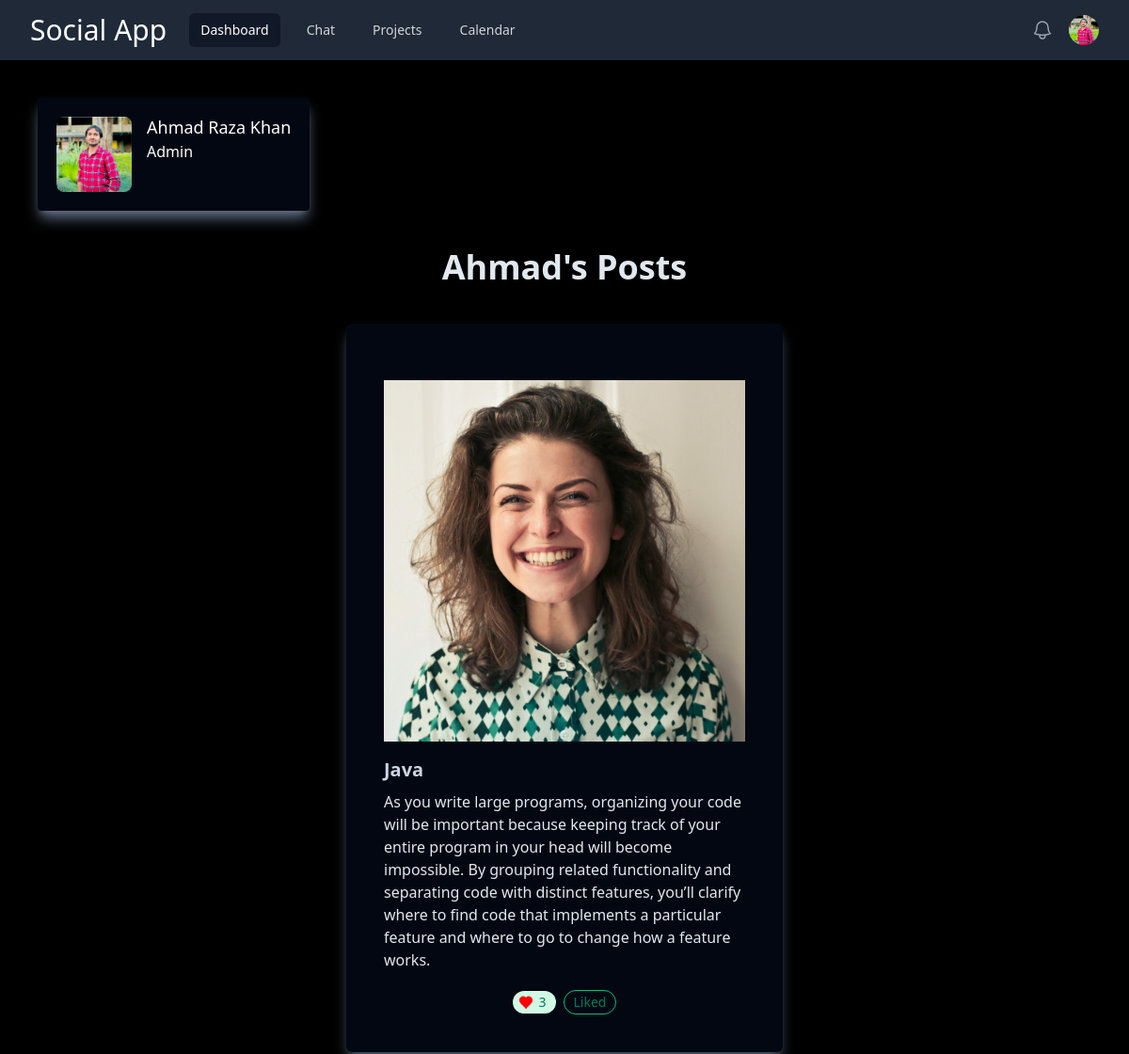
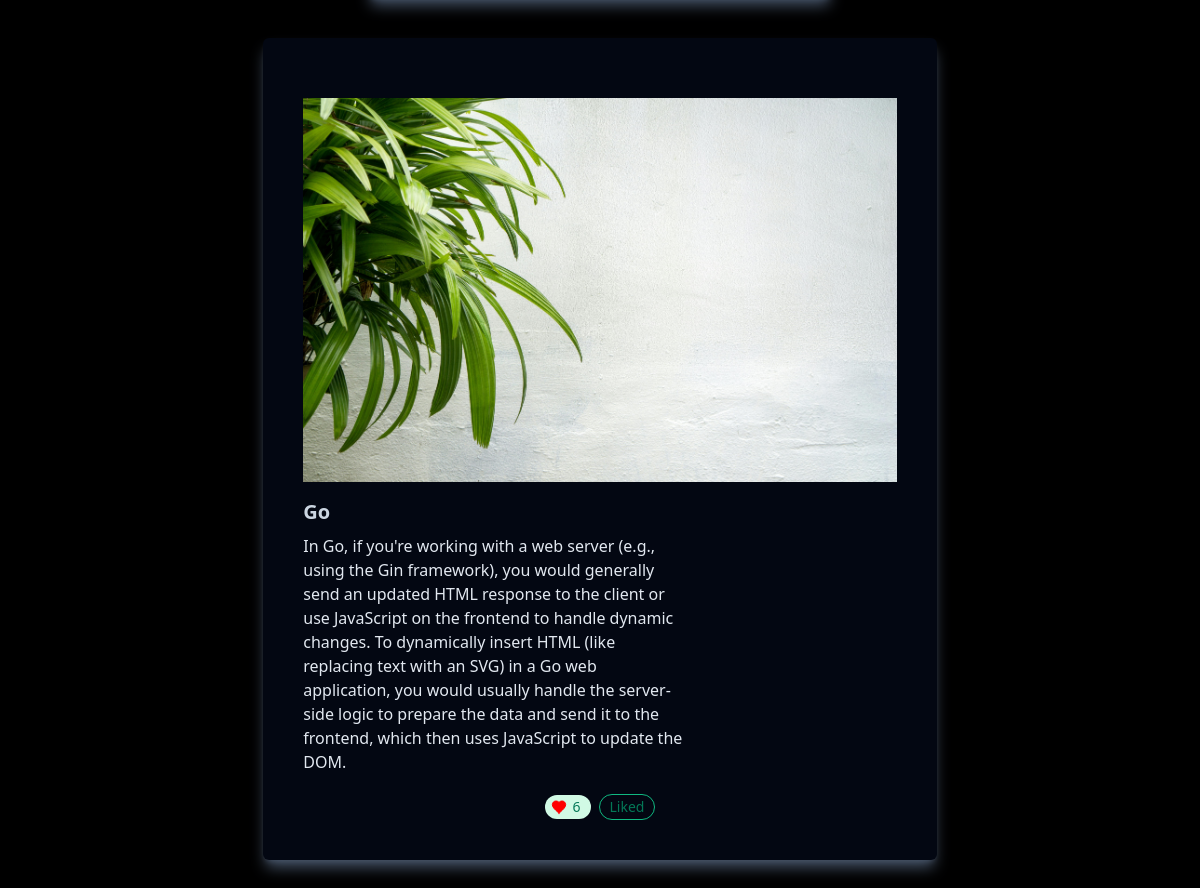
/get_posts/ahmad/ (signed in), run on the app's committed database (2 pictures, top to bottom).
### core/models.py (models this page shows, shortened)
class Profile(models.Model):
    user = models.OneToOneField(User, on_delete=models.CASCADE)
    profile_image = models.ImageField(upload_to='profile_images/', blank=True, null=True)
    bio = models.TextField(blank=True, null=True)
    dob = models.DateField(blank=True, null=True)

### application/models.py (models this page shows, shortened)
class Post(models.Model):
    user = models.ForeignKey(User, on_delete=models.CASCADE, related_name='posts')
    title = models.CharField(max_length=50)
    content = models.CharField(max_length=5000)
    image = models.ImageField(upload_to='post_images/', blank=True, null=True)
    created_at = models.DateTimeField(auto_now_add=True)
    likes = models.ManyToManyField(User, related_name='liked_posts', blank=True)
    @property
    def total_likes(self):
        return self.likes.count()

### application/views.py (the view)
# urls.py: path('get_posts/<str:username>/', views.user_posts, name='user_posts'),
def user_posts(request, username):
    if request.user.is_authenticated:
        user = get_object_or_404(User, username=username)
        profile = get_object_or_404(Profile, user=user)
        posts = Post.objects.filter(user=user).order_by('-created_at')
        liked = Post.objects.filter(likes=request.user)
        return render(request, "app/user_posts.html", {"user": user, "posts": posts, "profile": profile, "liked": liked})
    else:
        messages.error(request, "You must be logged in to perform this action.")
        return redirect('login')

### application/context_processors.py (called while the page is built)
def navbar_data(request):
    if request.user.is_authenticated:
        data = Profile.objects.filter(user=request.user).first()
        return {'data': data}
    else:
        return {'data': None}

### templates/app/user_posts.html (shortened to what this page needs)
{% extends "base.html" %}
{% block content %}
{% if user.is_authenticated %}
<div class="flex items-start gap-4 bg-gray-950 rounded mx-10 my-10 shadow-lg shadow-slate-500 w-fit p-5">
    <img
      src="{{ profile.profile_image.url }}"
      alt=""
      class="size-20 rounded-lg object-cover"
    />
    <div>
      <h3 class="text-lg/tight font-medium text-white">{{ user.first_name }} {{ user.last_name }}</h3>
      <p class="mt-0.5 text-white">
        {{ profile.bio }}
      </p>
    </div>
  </div>
            <h3 class="text-center text-slate-200 text-4xl font-bold my-10">{{user.username|capfirst}}'s Posts</h3>
            {% for post in posts %}
            <div class="flex posts rounded-md justify-center items-center flex-col my-10 bg-gray-950 shadow shadow-slate-600 shadow-lg h-fit w-fit mx-auto p-10">
               <div class="w-fit h-fit mx-auto my-5">
                   <img
                     alt=""
                     src="{{ post.image.url }}"
                     class="h-64 w-full object-cover sm:h-80 lg:h-96"
                   />
                   <h3 class="mt-4 text-lg font-bold text-slate-300 sm:text-xl">{{post.title}} </h3>
                   <p class="mt-2 max-w-sm text-slate-200">
                     {{post.content}}
                   </p>
               </div>
           <div class="flex justify-center items-center gap-2 w-fit">
           <span
           class="inline-flex items-center justify-center rounded-full bg-emerald-100 px-2.5 py-0.5 text-emerald-700 dark:bg-emerald-700 dark:text-emerald-100"
           >
           <p class="liked whitespace-nowrap text-sm">{{ post.total_likes }}</p>
           </span>
           <span
           class="inline-flex cursor-pointer items-center justify-center rounded-full border border-emerald-500 px-2.5 py-0.5 text-emerald-700 dark:text-emerald-100"
           >
           <p data-value="{{ post.title }}" class="like-buttonOne whitespace-nowrap text-sm">{% if post in liked %}Liked {% else %} Like {% endif %}</p>
           </span>
           </div>
           </div>
               {% endfor %}
  {% else %}
<a href="{% url "login" %}">Login</a>
<a href="{% url "signup" %}">Signup</a>
{% endif %}
{% endblock content %}

### templates/navbar.html (shortened to what this page needs)
<nav class="bg-gray-800">
    <div class="mx-auto max-w-7xl px-2 sm:px-6 lg:px-8">
      <div class="relative flex h-16 items-center justify-between">
        <div class="flex flex-1 items-center justify-center sm:items-stretch sm:justify-start">
          <div class="flex shrink-0 items-center">
            <h1 class="text-3xl mx-auto my-auto text-white">Social App</h1>
          </div>
      {% if user.is_authenticated %}
        <div class="hidden sm:ml-6 sm:block">
          <div class="flex space-x-4">
            <a href="{% url "dashboard" %}" class="rounded-md bg-gray-900 px-3 py-2 text-sm font-medium text-white" aria-current="page">Dashboard</a>
            <a href="{% url "chat" user.username %}" class="rounded-md px-3 py-2 text-sm font-medium text-gray-300 hover:bg-gray-700 hover:text-white">Chat</a>
            <a href="#" class="rounded-md px-3 py-2 text-sm font-medium text-gray-300 hover:bg-gray-700 hover:text-white">Projects</a>
            <a href="#" class="rounded-md px-3 py-2 text-sm font-medium text-gray-300 hover:bg-gray-700 hover:text-white">Calendar</a>
          </div>
        </div>
      {% endif %}
        </div>
        {% if user.is_authenticated %}
        <div class="absolute inset-y-0 right-0 flex items-center pr-2 sm:static sm:inset-auto sm:ml-6 sm:pr-0">
          <button type="button" class="relative rounded-full bg-gray-800 p-1 text-gray-400 hover:text-white focus:outline-none focus:ring-2 focus:ring-white focus:ring-offset-2 focus:ring-offset-gray-800">
            <span class="absolute -inset-1.5"></span>
          </button>
          <div class="relative ml-3" id="profile">
            <div>
              <button type="button" class="relative flex rounded-full bg-gray-800 text-sm focus:outline-none focus:ring-2 focus:ring-white focus:ring-offset-2 focus:ring-offset-gray-800" id="user-menu-button" aria-expanded="false" aria-haspopup="true">
                <span class="absolute -inset-1.5"></span>
                <img class="size-8 rounded-full" src="{{ data.profile_image.url }}" alt="">
              </button>
            </div>
          </div>
        </div>
      </div>
    </div>
    {% else %}
    <a href="{% url "login" %}" class="rounded-md px-3 py-2 text-sm font-medium text-gray-300 hover:bg-gray-700 hover:text-white">Login</a>
{% endif %}
  </nav>

### data on the page
Profile: profile_image (picture), bio "Admin"
Post: image (picture), title "Java", content "As you write large programs, organizing your code will be important because keeping track of your entire program in your head will become impossible. By grouping related functionality and separating code with distinct features, you’ll clarify where to find code that implements a particular feature and where to go to change how a feature works.", total_likes "3", shows "Liked"
Post: image (picture), title "Go", content "In Go, if you're working with a web server (e.g., using the Gin framework), you would generally send an updated HTML response to the client or use JavaScript on the frontend to handle dynamic changes. To dynamically insert HTML (like replacing text with an SVG) in a Go web application, you would usually handle the server-side logic to prepare the data and send it to the frontend, which then uses JavaScript to update the DOM.", total_likes "6", shows "Liked"

### other printed values
{{ user.first_name }} "Ahmad Raza"
{{ user.last_name }} "Khan"
{{ user.username|capfirst }} "Ahmad"
